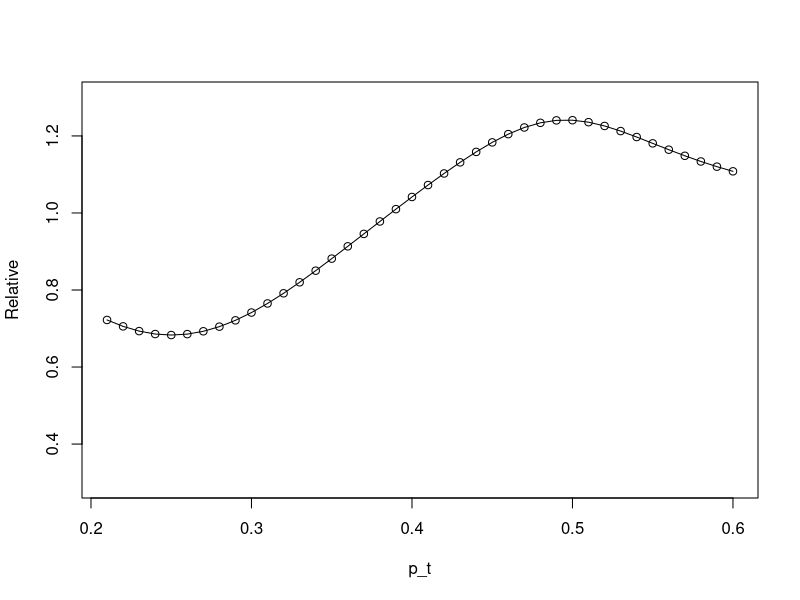

The R script that drew this image:
#Data At First
a1 <- 6
a <- 18
n1 <- 20
n <- 47
b1 <- 10
MSE_MLE <- c()
MSE_UMVUE <- c()
p <- 0.2
i <- 1
a_sum <- a+a1
p_t <- c()

while (p <= 0.6) {
  p = p + 0.01
  p_t[i] <- p
  MSE_MLE[i] <- 0
  MSE_UMVUE[i] <- 0
  for (s in 0:a_sum){
    if (0 <= s & s <= a1){
      m = 1
      MSE_MLE[i] = MSE_MLE[i] + (((s/n1)-p)^2)*choose(n1,s)*(p^s)*((1-p)^(n1-s))
      MSE_UMVUE[i] = MSE_UMVUE[i] + (((s/n1)-p)^2)*choose(n1,s)*(p^s)*((1-p)^(n1-s))
    }
    if (a1 +1 <= s & s <= a1+a){
      m = 2
      if (s <= b1-1) {
        Up = s
      }
      if (s >= b1-1) {
        Up = n1
      }
      if (a1+1 <= s-(n-n1)) {
        Down = s-(n-n1)
      }
      if (a1+1 >= s-(n-n1)) {
        Down = a1+1
      }
      fmsp <- 0
      fmsp2 <- 0
      for (z in Down:Up){
        fmsp = fmsp + choose(n1,z)*choose(n-n1,s-z)
      }
      for (z in Down:Up){
        fmsp2 = fmsp2 + choose(n1-1,z-1)*choose(n-n1,s-z)
      }
      MSE_MLE[i] = MSE_MLE[i] + (((s/n)-p)^2)*fmsp*(p^s)*((1-p)^(n-s))
      MSE_UMVUE[i] = MSE_UMVUE[i] + (((fmsp2/fmsp)-p)^2)*fmsp*(p^s)*((1-p)^(n-s))
    }
  }
  i = i + 1
}

Relative <- MSE_MLE/MSE_UMVUE

plot(p_t, Relative, type="o", ylim = c(0.3, 1.3))